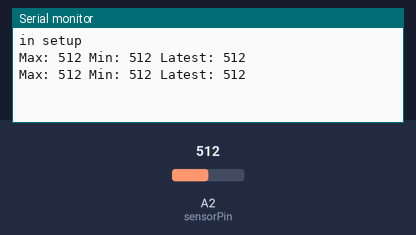
Bench run of a sketch on a simulated Arduino Uno, built with avr-gcc and run on an emulated ATmega328P. Parts: the last lines printed to the serial monitor. The test bench sets the inputs (shaded band); at power-on: A2 (sensorPin) = 512.

Above: at 1.8 s.
1.9 s: A2 (sensorPin) set to 716
At 2.8 s:
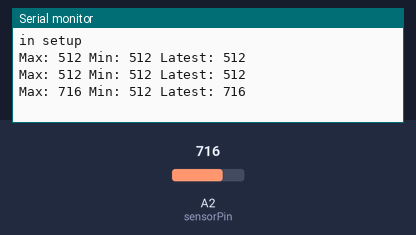
3.4 s: A2 (sensorPin) set to 900
At 4.5 s:
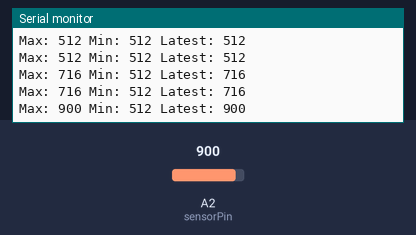
Timing chart, 0 to 6.4 s (numbered marks = the images above; inputs shaded):
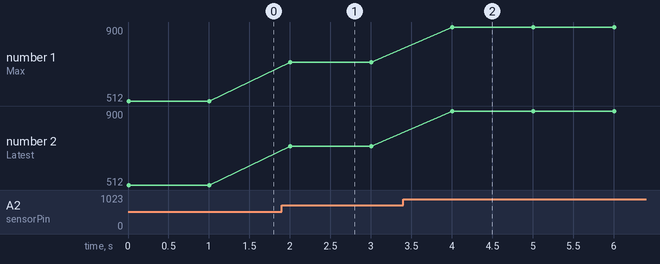

The sketch:

analog_sensor.ino
```cpp
byte sensorPin=A2;
int latestVal=0;
int maxVal=0;
int minVal=1024;

void setup() {
  Serial.begin(9600);
  Serial.println("in setup");
}

void loop() {
  //Serial.println("In loop");
  latestVal = analogRead(sensorPin);
  if(latestVal < minVal) {
    minVal = latestVal;
  }
  if(latestVal > maxVal) {
    maxVal = latestVal;
  }
  Serial.print("Max: ");
  Serial.print(maxVal);
  Serial.print(" Min: ");
  Serial.print(minVal);
  Serial.print(" Latest: ");
  Serial.println(latestVal);
  delay(1000);
}
```

Measured:
- after the input at 1.9 s, the serial monitor: prints a new line after 0.10 s (image 1)
- after the input at 3.4 s, the serial monitor: prints a new line after 0.60 s (image 2)
- plotted number 1: 512 → 716 after the input at 1.9 s, 716 → 900 after the input at 3.4 s
- plotted number 2: 512 → 716 after the input at 1.9 s, 716 → 900 after the input at 3.4 s
